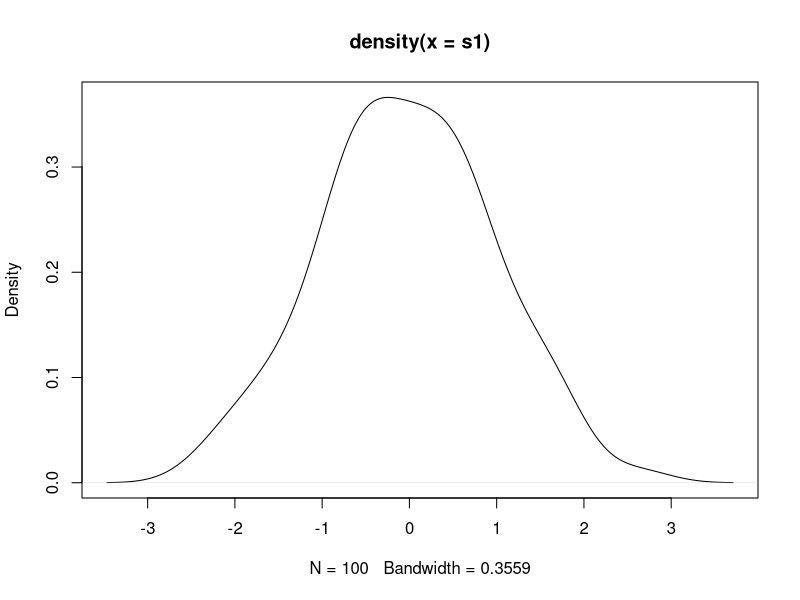
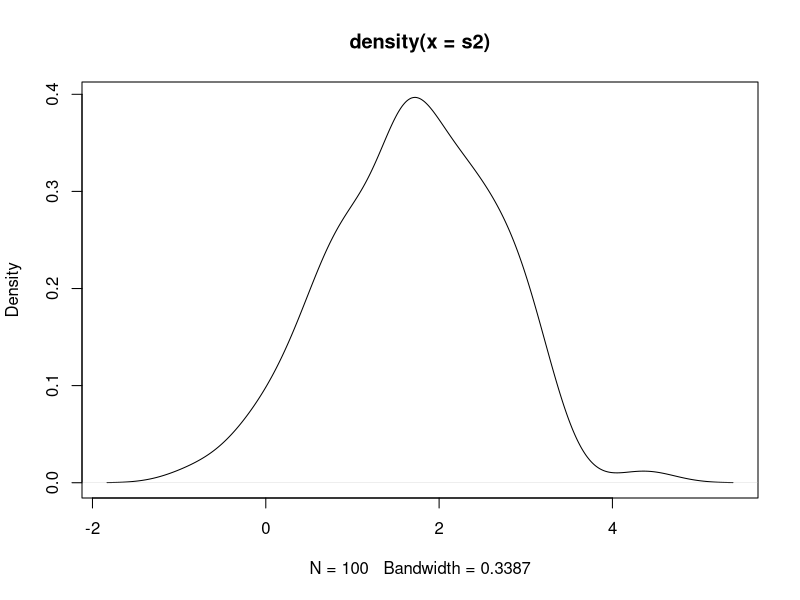
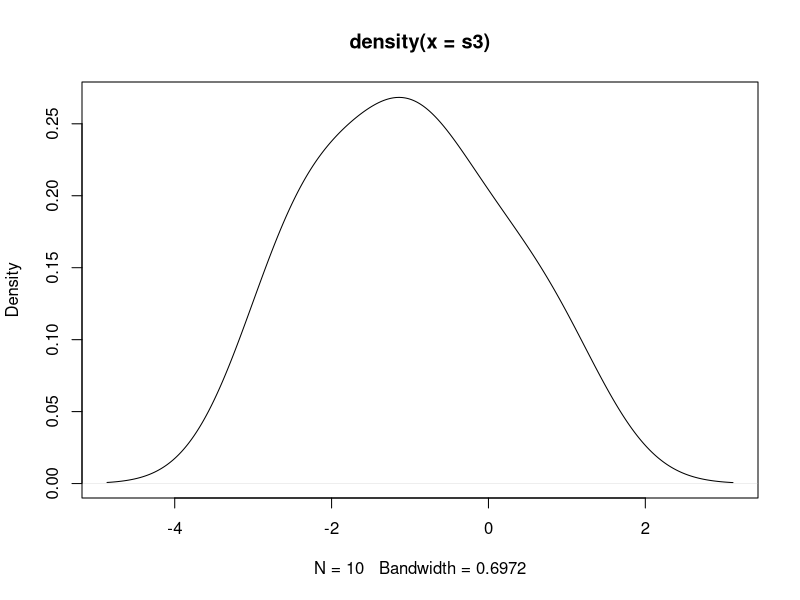
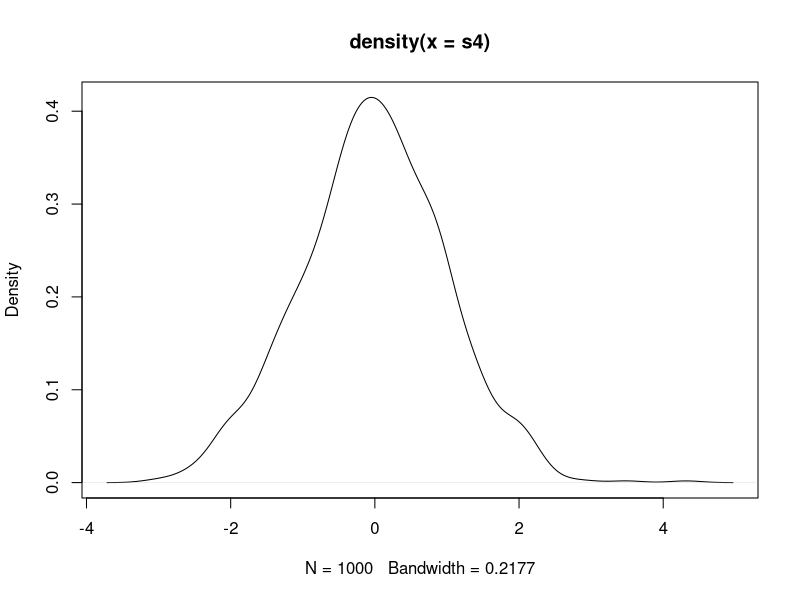
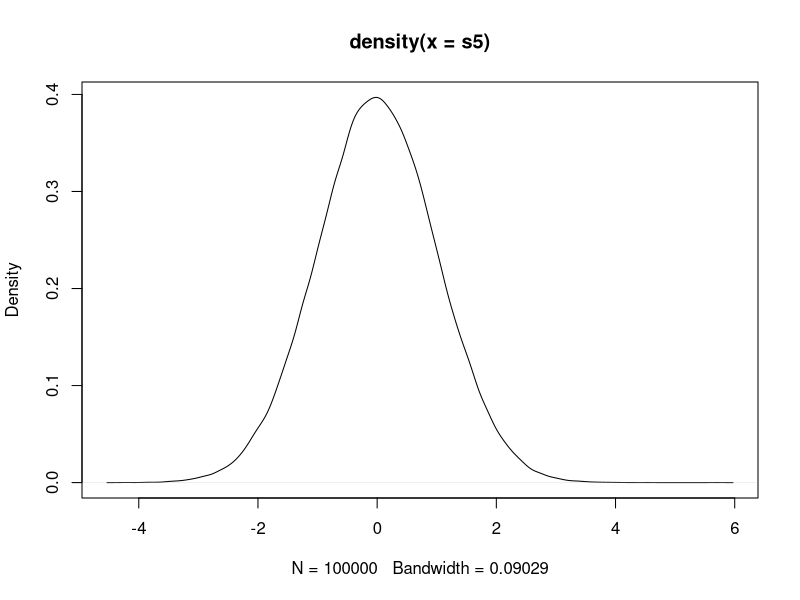
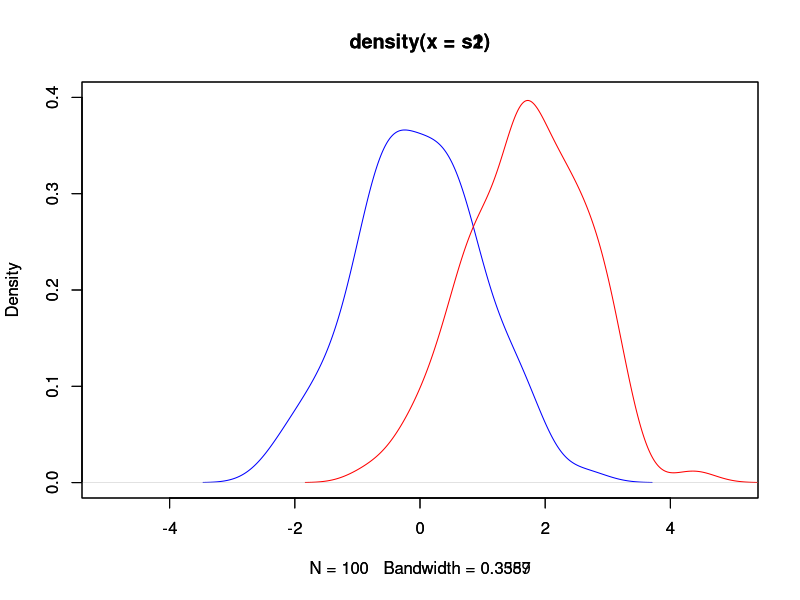
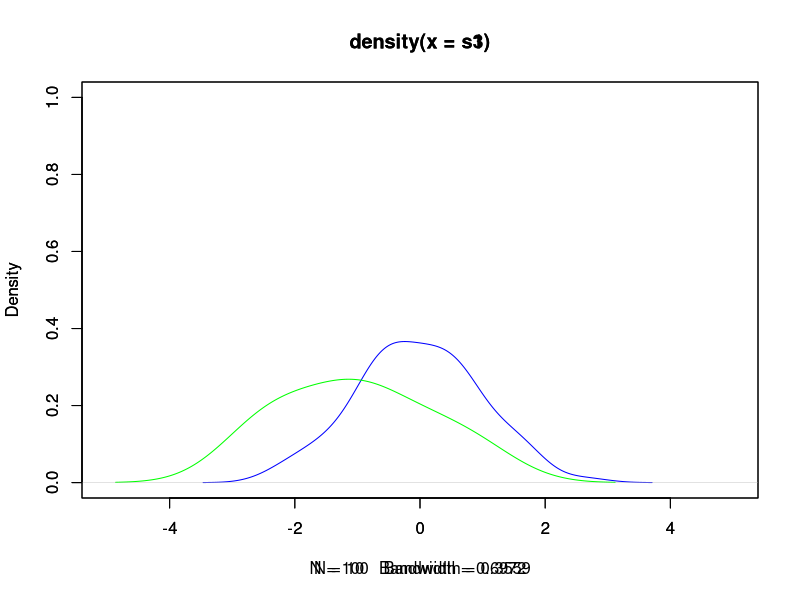
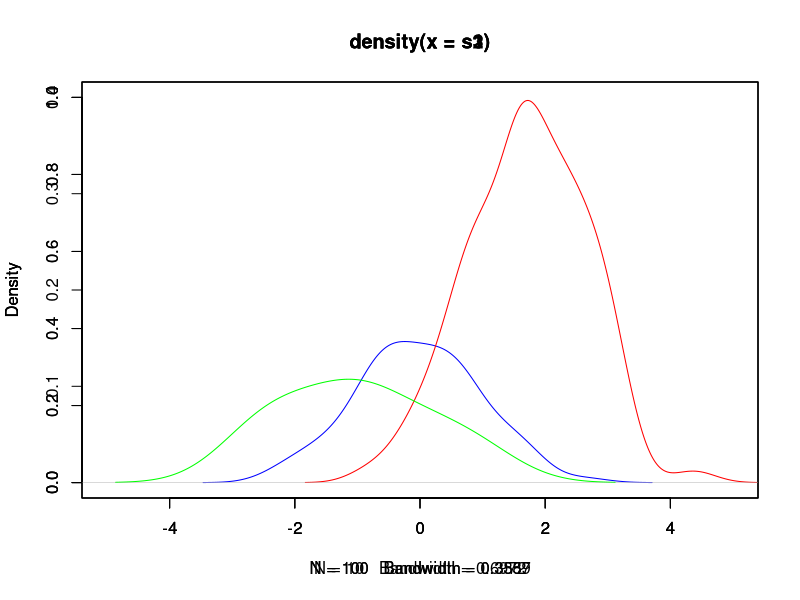

Generate these figures, in order, with R:

# 2.1 Create 3 data samples with normally distributed data:
# random creation
s1 <- rnorm(100, mean=0, sd=1)
s2 <- rnorm(100, mean=1.5, sd=1)
s3 <- rnorm(10, mean=0, sd=1)

s4 <- rnorm(1000, mean=0, sd=1)
s5 <- rnorm(100000)

# the probability at the value
dnorm(-1, mean = 0, sd = 1, log = FALSE)
dnorm(1, mean = 0, sd = 1, log = FALSE)
# probabilities for cumulative density
pnorm(-1.96, lower.tail=FALSE) - pnorm(1.96, lower.tail=FALSE)
pnorm(-2.33, lower.tail=FALSE) - pnorm(2.33, lower.tail=FALSE)
# inverse for pnorm
qnorm(pnorm(-1.96, lower.tail=FALSE))
qnorm(pnorm(-1.96, lower.tail=FALSE), lower.tail=FALSE)


# 2.2 Plot the densities of them:
plot(density(s1))
plot(density(s2))
plot(density(s3))

plot(density(s4))
plot(density(s5))


# 2.3 Plot together
# compare S1 and S2
plot(density(s1), col="blue", xlim=c(-5,5), ylim=c(0, 0.4))
par(new=TRUE)
plot(density(s2), col="red", xlim=c(-5,5), ylim=c(0, 0.4))

# compare S1 and S3
plot(density(s1), col="blue", xlim=c(-5,5), ylim=c(0, 1))
par(new=TRUE)
plot(density(s3), col="green", xlim=c(-5,5), ylim=c(0, 1))

# compare S1, S2 and S3
plot(density(s1), col="blue", xlim=c(-5,5), ylim=c(0, 1))
par(new=TRUE)
plot(density(s2), col="red", xlim=c(-5,5), ylim=c(0, 0.4))
par(new=TRUE)
plot(density(s3), col="green", xlim=c(-5,5), ylim=c(0, 1))


# 2.4 Interpret


# 2.5 Preform t-test
# between S1 and S2
t.test(s1, s2)
wilcox.test(s1, s2)

# between S1 and S3
t.test(s1, s3)


# 2.6 The kmeans algorithm

cluster2 <- kmeans(iris[, 3:4], 2, nstart = 20)
cluster2

cluster3 <- kmeans(iris[, 3:4], 3, nstart = 20)
cluster3

cluster3 <- kmeans(iris[, 3:4], 4, nstart = 20)
cluster3

iris$Petal.Length
iris$Petal.Width


# 2.7 Visualize
library(ggplot2)
ggplot(iris, aes(Petal.Length, Petal.Width, color=Species)) + geom_point()

cluster2$cluster <- as.factor(cluster2$cluster)
ggplot(iris, aes(Petal.Length, Petal.Width, color=Species)) + geom_point()



